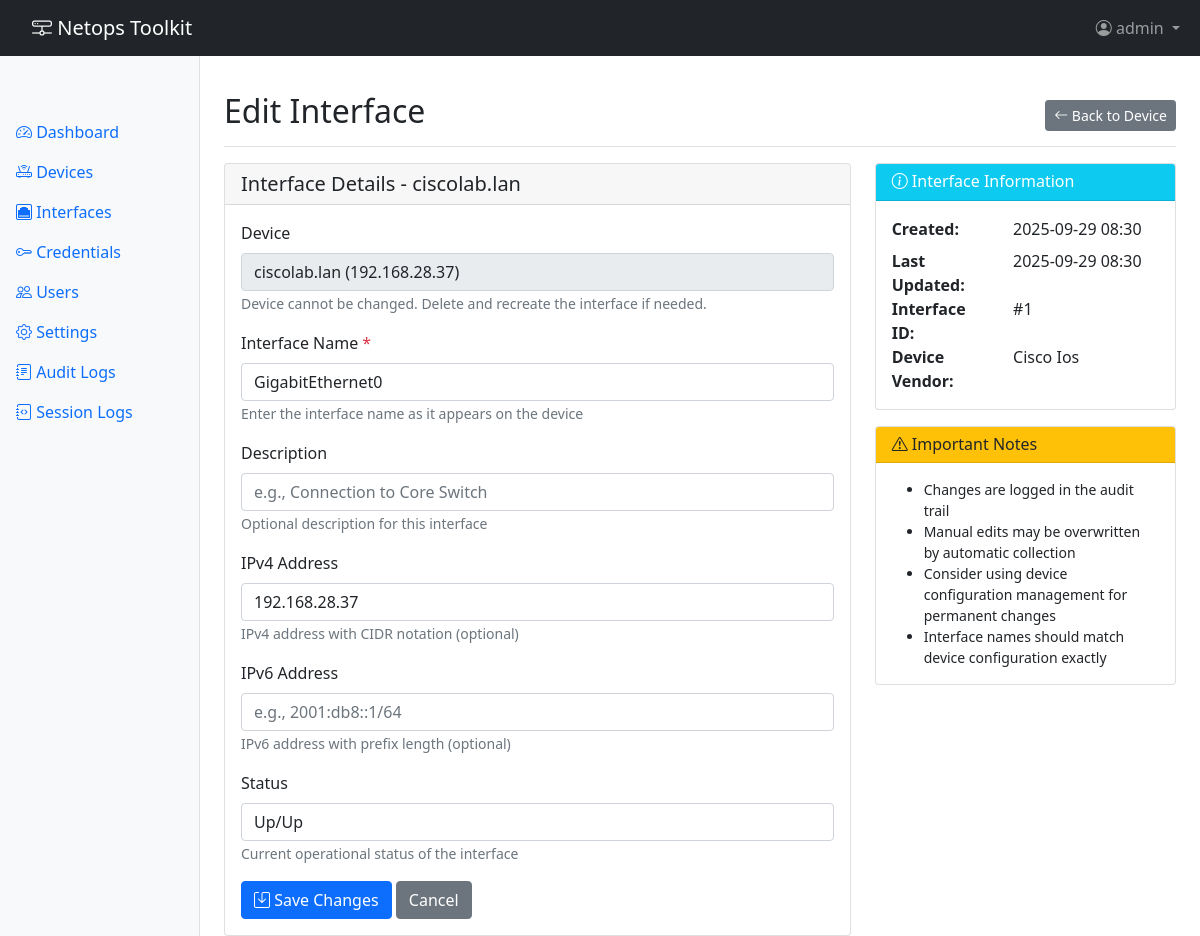
Screenshot of /interfaces/1/edit (signed in) with the database file from the repository.
### app/models.py (models this page shows, shortened)
class User(UserMixin, db.Model):
    __tablename__ = 'users'
    id = db.Column(db.Integer, primary_key=True)
    username = db.Column(db.String(80), unique=True, nullable=False)
    email = db.Column(db.String(120), unique=True, nullable=True)
    password_hash = db.Column(db.String(255), nullable=True)  # Null for TACACS users
    auth_type = db.Column(db.String(20), nullable=False, default='local')  # 'local' or 'tacacs'
    is_active = db.Column(db.Boolean, default=True)
    is_admin = db.Column(db.Boolean, default=False)
    created_at = db.Column(db.DateTime, default=datetime.utcnow)
    last_login = db.Column(db.DateTime)
    audit_logs = db.relationship('AuditLog', backref='user', lazy='dynamic')

class Device(db.Model):
    __tablename__ = 'devices'
    id = db.Column(db.Integer, primary_key=True)
    hostname = db.Column(db.String(255), unique=True, nullable=False)
    ip_address = db.Column(db.String(45), nullable=False)  # Supports IPv6
    vendor = db.Column(db.String(50), nullable=False)  # cisco_ios, cisco_nxos, cisco_iosxr, paloalto, fortigate
    is_reachable = db.Column(db.Boolean, default=True)
    last_reachability_check = db.Column(db.DateTime)
    last_successful_connection = db.Column(db.DateTime)
    last_error = db.Column(db.Text)
    created_at = db.Column(db.DateTime, default=datetime.utcnow)
    updated_at = db.Column(db.DateTime, default=datetime.utcnow, onupdate=datetime.utcnow)
    interfaces = db.relationship('Interface', backref='device', lazy='dynamic', cascade='all, delete-orphan')
    audit_logs = db.relationship('AuditLog', backref='device', lazy='dynamic')

class Interface(db.Model):
    __tablename__ = 'interfaces'
    id = db.Column(db.Integer, primary_key=True)
    device_id = db.Column(db.Integer, db.ForeignKey('devices.id'), nullable=False)
    name = db.Column(db.String(100), nullable=False)
    description = db.Column(db.String(255))
    ipv4_address = db.Column(db.String(18))  # xxx.xxx.xxx.xxx/xx
    ipv6_address = db.Column(db.String(45))  # Full IPv6 with prefix
    status = db.Column(db.String(20))  # up, down, administratively down
    source = db.Column(db.String(20), default='collected', nullable=False)  # 'collected' or 'manual'
    last_updated = db.Column(db.DateTime, default=datetime.utcnow)
    created_at = db.Column(db.DateTime, default=datetime.utcnow)
    __table_args__ = (
        db.UniqueConstraint('device_id', 'name', name='_device_interface_uc'),
    )

### app/routes/interface_routes.py (the view, shortened to what this page needs)
@interface_bp.route('/<int:interface_id>/edit', methods=['GET', 'POST'])
@login_required
def edit_interface(interface_id):
    interface = Interface.query.get_or_404(interface_id)
    return render_template('interfaces/edit.html', interface=interface)

### app/templates/interfaces/edit.html (shortened to what this page needs)
{% extends "base.html" %}
{% block content %}
<div class="d-flex justify-content-between flex-wrap flex-md-nowrap align-items-center pt-3 pb-2 mb-3 border-bottom">
    <h1 class="h2">Edit Interface</h1>
    <div class="btn-toolbar mb-2 mb-md-0">
        <a href="{{ url_for('interfaces.device_interfaces', device_id=interface.device_id) }}" class="btn btn-sm btn-secondary">
            <i class="bi bi-arrow-left"></i> Back to Device
        </a>
    </div>
</div>
<div class="row">
    <div class="col-md-8">
        <div class="card">
            <div class="card-header">
                <h5 class="mb-0">Interface Details - {{ interface.device.hostname }}</h5>
            </div>
            <div class="card-body">
                <form method="POST" action="{{ url_for('interfaces.edit_interface', interface_id=interface.id) }}">
                    <div class="mb-3">
                        <label class="form-label">Device</label>
                        <input type="text" class="form-control" value="{{ interface.device.hostname }} ({{ interface.device.ip_address }})" disabled>
                        <small class="form-text text-muted">Device cannot be changed. Delete and recreate the interface if needed.</small>
                    </div>
                    <div class="mb-3">
                        <label for="name" class="form-label">Interface Name <span class="text-danger">*</span></label>
                        <input type="text" class="form-control" id="name" name="name"
                               value="{{ interface.name }}" required>
                        <small class="form-text text-muted">Enter the interface name as it appears on the device</small>
                    </div>
                    <div class="mb-3">
                        <label for="description" class="form-label">Description</label>
                        <input type="text" class="form-control" id="description" name="description"
                               value="{{ interface.description or '' }}"
                               placeholder="e.g., Connection to Core Switch">
                        <small class="form-text text-muted">Optional description for this interface</small>
                    </div>
                    <div class="mb-3">
                        <label for="ipv4_address" class="form-label">IPv4 Address</label>
                        <input type="text" class="form-control" id="ipv4_address" name="ipv4_address"
                               value="{{ interface.ipv4_address or '' }}"
                               placeholder="e.g., 192.168.1.1/24"
                               pattern="^(\d{1,3}\.){3}\d{1,3}(/\d{1,2})?$">
                        <small class="form-text text-muted">IPv4 address with CIDR notation (optional)</small>
                    </div>
                    <div class="mb-3">
                        <label for="ipv6_address" class="form-label">IPv6 Address</label>
                        <input type="text" class="form-control" id="ipv6_address" name="ipv6_address"
                               value="{{ interface.ipv6_address or '' }}"
                               placeholder="e.g., 2001:db8::1/64">
                        <small class="form-text text-muted">IPv6 address with prefix length (optional)</small>
                    </div>
                    <div class="mb-3">
                        <label for="status" class="form-label">Status</label>
                        <select class="form-control" id="status" name="status">
                            <option value="up/up" {% if interface.status == 'up/up' %}selected{% endif %}>Up/Up</option>
                        </select>
                        <small class="form-text text-muted">Current operational status of the interface</small>
                    </div>
                    <div class="d-grid gap-2 d-md-block">
                        <button type="submit" class="btn btn-primary">
                            <i class="bi bi-save"></i> Save Changes
                        </button>
                        <a href="{{ url_for('interfaces.device_interfaces', device_id=interface.device_id) }}" class="btn btn-secondary">
                            Cancel
                        </a>
                    </div>
                </form>
            </div>
        </div>
    </div>
    <div class="col-md-4">
        <div class="card">
            <div class="card-header bg-info text-white">
                <h6 class="mb-0"><i class="bi bi-info-circle"></i> Interface Information</h6>
            </div>
            <div class="card-body">
                <dl class="row mb-0">
                    <dt class="col-sm-5">Created:</dt>
                    <dd class="col-sm-7">{{ interface.created_at.strftime('%Y-%m-%d %H:%M') if interface.created_at else 'Unknown' }}</dd>
                    <dt class="col-sm-5">Last Updated:</dt>
                    <dd class="col-sm-7">{{ interface.last_updated.strftime('%Y-%m-%d %H:%M') if interface.last_updated else 'Never' }}</dd>
                    <dt class="col-sm-5">Interface ID:</dt>
                    <dd class="col-sm-7">#{{ interface.id }}</dd>
                    <dt class="col-sm-5">Device Vendor:</dt>
                    <dd class="col-sm-7">{{ interface.device.vendor|replace('_', ' ')|title }}</dd>
                </dl>
            </div>
        </div>
        <div class="card mt-3">
            <div class="card-header bg-warning">
                <h6 class="mb-0"><i class="bi bi-exclamation-triangle"></i> Important Notes</h6>
            </div>
            <div class="card-body">
                <ul class="small mb-0">
                    <li>Changes are logged in the audit trail</li>
                    <li>Manual edits may be overwritten by automatic collection</li>
                    <li>Consider using device configuration management for permanent changes</li>
                    <li>Interface names should match device configuration exactly</li>
                </ul>
            </div>
        </div>
    </div>
</div>
{% endblock %}

### app/templates/base.html (shortened to what this page needs)
<!DOCTYPE html>
<html lang="en">
<head>
    <link href="https://cdn.jsdelivr.net/npm/bootstrap@5.1.3/dist/css/bootstrap.min.css" rel="stylesheet">
    <link href="https://cdn.jsdelivr.net/npm/bootstrap-icons@1.7.2/font/bootstrap-icons.css" rel="stylesheet">
</head>
<body>
    <nav class="navbar navbar-expand-lg navbar-dark bg-dark fixed-top">
        <div class="container-fluid">
            <a class="navbar-brand" href="{{ url_for('main.index') }}">
                <i class="bi bi-hdd-network"></i> Netops Toolkit
            </a>
            <div class="collapse navbar-collapse" id="navbarNav">
                <ul class="navbar-nav ms-auto">
                    {% if current_user.is_authenticated %}
                    <li class="nav-item dropdown">
                        <a class="nav-link dropdown-toggle" href="#" id="userDropdown" role="button" data-bs-toggle="dropdown">
                            <i class="bi bi-person-circle"></i> {{ current_user.username }}
                        </a>
                    </li>
                    {% endif %}
                </ul>
            </div>
        </div>
    </nav>
    <div class="container-fluid">
        <div class="row">
            {% if current_user.is_authenticated %}
            <nav class="col-md-2 d-md-block bg-light sidebar">
                <div class="sidebar-sticky">
                    <ul class="nav flex-column">
                        <li class="nav-item">
                            <a class="nav-link {% if request.endpoint == 'main.dashboard' %}active{% endif %}" href="{{ url_for('main.dashboard') }}">
                                <i class="bi bi-speedometer2"></i> Dashboard
                            </a>
                        </li>
                        <li class="nav-item">
                            <a class="nav-link {% if 'devices' in request.endpoint %}active{% endif %}" href="{{ url_for('devices.list_devices') }}">
                                <i class="bi bi-router"></i> Devices
                            </a>
                        </li>
                        <li class="nav-item">
                            <a class="nav-link {% if 'interfaces' in request.endpoint %}active{% endif %}" href="{{ url_for('interfaces.list_interfaces') }}">
                                <i class="bi bi-ethernet"></i> Interfaces
                            </a>
                        </li>
                        <li class="nav-item">
                            <a class="nav-link {% if 'credentials' in request.endpoint %}active{% endif %}" href="{{ url_for('credentials.list_credentials') }}">
                                <i class="bi bi-key"></i> Credentials
                            </a>
                        </li>
                        {% if current_user.is_admin %}
                        <li class="nav-item">
                            <a class="nav-link {% if 'users' in request.endpoint %}active{% endif %}" href="{{ url_for('auth.users') }}">
                                <i class="bi bi-people"></i> Users
                            </a>
                        </li>
                        <li class="nav-item">
                            <a class="nav-link {% if 'settings' in request.endpoint %}active{% endif %}" href="{{ url_for('settings.index') }}">
                                <i class="bi bi-gear"></i> Settings
                            </a>
                        </li>
                        <li class="nav-item">
                            <a class="nav-link {% if 'audit' in request.endpoint %}active{% endif %}" href="{{ url_for('settings.audit_logs') }}">
                                <i class="bi bi-journal-text"></i> Audit Logs
                            </a>
                        </li>
                        <li class="nav-item">
                            <a class="nav-link {% if 'session_logs' in request.endpoint %}active{% endif %}" href="{{ url_for('session_logs.index') }}">
                                <i class="bi bi-journal-code"></i> Session Logs
                            </a>
                        </li>
                        {% endif %}
                    </ul>
                </div>
            </nav>
            {% endif %}
            <main class="{% if current_user.is_authenticated %}col-md-9 ms-sm-auto col-lg-10 px-md-4{% else %}col-12{% endif %}">
                {% block content %}{% endblock %}
            </main>
        </div>
    </div>
</body>
</html>

### app/templates/base.html (style rules this page uses)
body { padding-top: 56px; }
.sidebar { position: fixed; top: 56px; bottom: 0; left: 0; z-index: 100; padding: 48px 0 0; box-shadow: inset -1px 0 0 rgba(0, 0, 0, .1); }
.sidebar-sticky { position: sticky; top: 0; height: calc(100vh - 56px); padding-top: .5rem; overflow-x: hidden; overflow-y: auto; }
main { padding-top: 20px; }
.navbar-brand { padding-left: 20px; }

### rows the page displays
User: username "admin"
Device: device.hostname "ciscolab.lan", device.hostname "ciscolab.lan (192.168.28.37)", device.vendor "Cisco Ios"
Interface: name "GigabitEthernet0", ipv4_address "192.168.28.37", status "Up/Up", created_at "2025-09-29 08:30", last_updated "2025-09-29 08:30", id "1"
